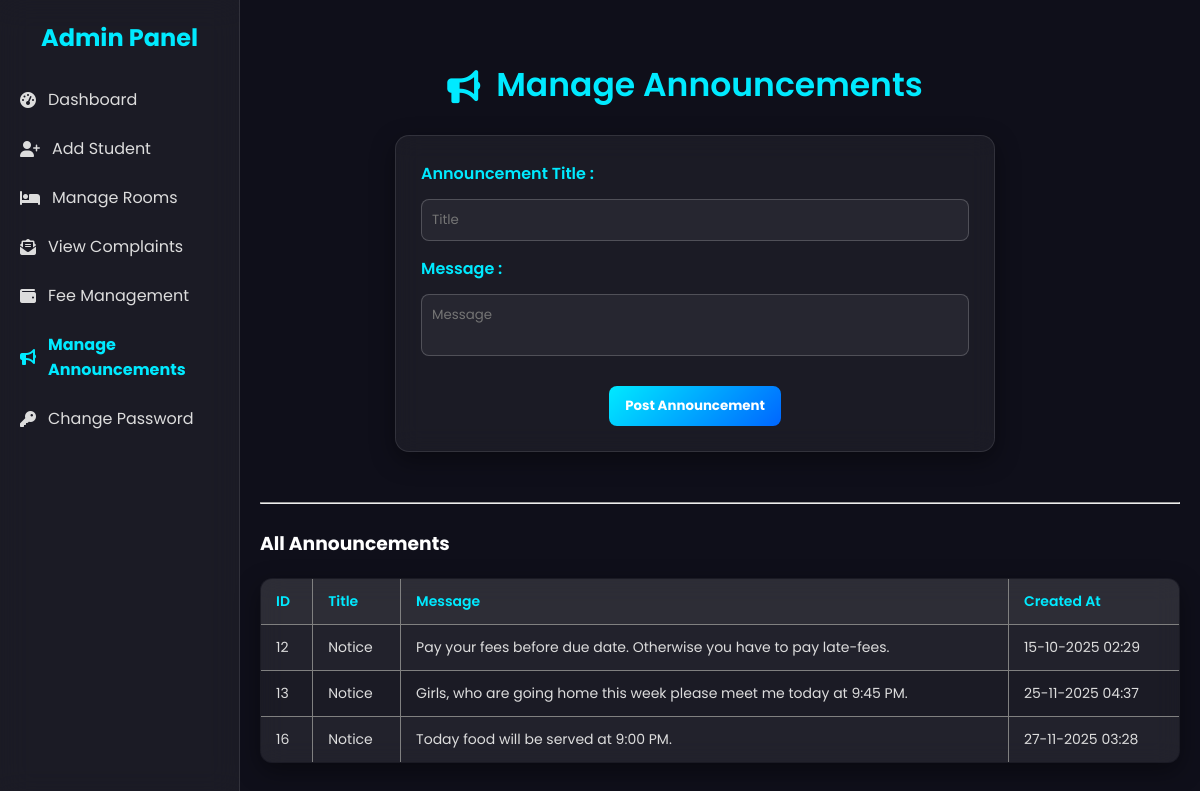
The app's page /admin/dashboard.php?page=manage_announcements (signed in) with its own data.
### tables this page shows
CREATE TABLE `announcements` (
  `id` int(11) NOT NULL,
  `title` varchar(30) NOT NULL,
  `message` varchar(200) NOT NULL,
  `created_at` timestamp NOT NULL DEFAULT current_timestamp()
);

### admin/manage_announcements.php (the view, shortened to what this page needs)
<?php
include('../db.php');
$announcements = $conn->query("SELECT * FROM announcements ORDER BY created_at");
?>
<div class="announcements">
    <h2 class="add"><i class="fa-solid fa-bullhorn"></i> Manage Announcements</h2>
<form method="POST" class="form-box">
    <label>Announcement Title :</label>
    <input type="text" name="title" placeholder="Title" required>
    <label>Message :</label>
    <textarea name="message" placeholder="Message" required></textarea>
    <center><button type="submit" class="btn">Post Announcement</button></center>
    </form>
</div>
<hr>
<br>
<h3>All Announcements</h3>
<table border="1" cellpadding="10">
    <tr>
        <th>ID</th>
        <th>Title</th>
        <th>Message</th>
        <th>Created At</th>
    </tr>
    <?php while ($row = $announcements->fetch_assoc()) { ?>
    <tr>
        <td><?= $row['id'] ?></td>
        <td><?= htmlspecialchars($row['title']) ?></td>
        <td><?= htmlspecialchars($row['message']) ?></td>
        <td><?= date('d-m-Y h:i', strtotime($row['created_at'])) ?></td>
    </tr>
    <?php } ?>
</table>

### admin/style.css (style rules this page uses)
* { margin: 0; padding: 0; box-sizing: border-box; font-family: 'Poppins', sans-serif; }
body { display: flex; min-height: 100vh; background: #0f0f1a; overflow-x: hidden; color: #fff; }
h3 i, h4 i,h2 i { margin-right: 8px; vertical-align: middle; }
.btn, input[type="submit"] { background: linear-gradient(135deg, #00eaff, #0066ff); border: none; color: #fff; padding: 10px 16px; border-radius: 8px; cursor: pointer; font-weight: bold; transition: 0.3s; margin-top: 10px; display: inline-block; }
.announcements { display: flex; flex-direction: column; justify-content: center; align-items: center; min-height: 20vh; margin-left: -50px; padding: 20px; box-sizing: border-box; }
.announcements .add { text-align: center; margin-left: -20px; margin-top: 20px; margin-bottom: 15px; font-size: 33px; font-weight: 600; color: #00eaff; }
.announcements .form-box { background: rgba(255,255,255,0.05); backdrop-filter: blur(12px); color: #fff; padding: 25px; border-radius: 14px; box-shadow: 0 8px 25px rgba(0,0,0,0.4); max-width: 600px; margin: 10px auto 30px auto; border: 1px solid rgba(255,255,255,0.1); }
.announcements .form-box label { color: #00eaff; font-weight: 600; margin-top: 10px; margin-bottom: 8px; }
.announcements .form-box input, .announcements .form-box textarea { width: 100%; padding: 10px; border-radius: 8px; border: 1px solid rgba(255,255,255,0.2); background: rgba(255,255,255,0.05); color: #fff; margin-top: 13px; margin-bottom: 15px; transition: 0.3s; resize: none; }
.announcements .form-box .btn { background: linear-gradient(135deg, #00eaff, #0066ff); border: none; color: #fff; padding: 10px 16px; border-radius: 8px; cursor: pointer; font-weight: bold; transition: 0.3s; margin-top: 8px; }
table { width: 100%; border-collapse: collapse; margin-top: 20px; background: rgba(255,255,255,0.05); backdrop-filter: blur(12px); border-radius: 12px; overflow: hidden; box-shadow: 0 8px 25px rgba(0,0,0,0.4); }
table th, table td { padding: 12px 15px; text-align: left; font-size: 14px; color: #ddd; }
table th { background: rgba(255,255,255,0.08); color: #00eaff; font-weight: 600; }
table tr:nth-child(even) { background: rgba(255,255,255,0.03); }

### records on screen
announcements: id "12", title "Notice", message "Pay your fees before due date. Otherwise you have to pay late-fees.", created_at "15-10-2025 02:29"
announcements: id "13", title "Notice", message "Girls, who are going home this week please meet me today at 9:45 PM.", created_at "25-11-2025 04:37"
announcements: id "16", title "Notice", message "Today food will be served at 9:00 PM.", created_at "27-11-2025 03:28"
